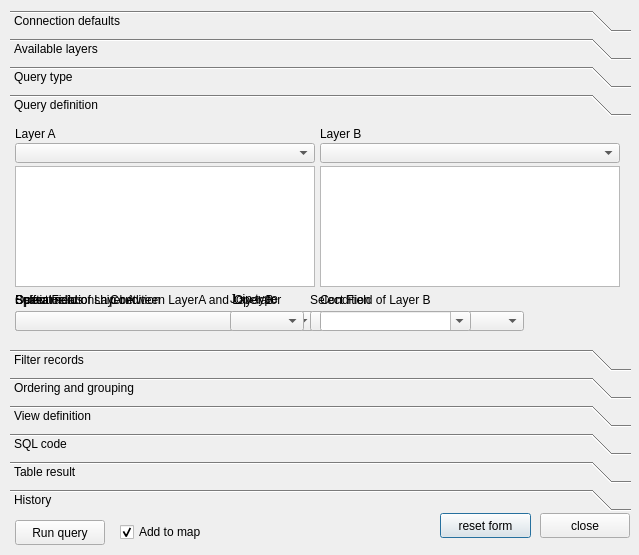
<?xml version="1.0" encoding="UTF-8"?>
<ui version="4.0">
 <class>postgisQueryBuilder</class>
 <widget class="QDialog" name="postgisQueryBuilder">
  <property name="geometry">
   <rect>
    <x>0</x>
    <y>0</y>
    <width>639</width>
    <height>555</height>
   </rect>
  </property>
  <property name="sizePolicy">
   <sizepolicy hsizetype="Ignored" vsizetype="Preferred">
    <horstretch>0</horstretch>
    <verstretch>0</verstretch>
   </sizepolicy>
  </property>
  <property name="windowTitle">
   <string>postgisQueryBuilder</string>
  </property>
  <widget class="QPushButton" name="ButtonReset">
   <property name="geometry">
    <rect>
     <x>440</x>
     <y>513</y>
     <width>91</width>
     <height>25</height>
    </rect>
   </property>
   <property name="text">
    <string>reset form</string>
   </property>
  </widget>
  <widget class="QPushButton" name="ButtonClose">
   <property name="geometry">
    <rect>
     <x>540</x>
     <y>513</y>
     <width>90</width>
     <height>25</height>
    </rect>
   </property>
   <property name="text">
    <string>close</string>
   </property>
  </widget>
  <widget class="QToolBox" name="tabWidget">
   <property name="geometry">
    <rect>
     <x>10</x>
     <y>10</y>
     <width>621</width>
     <height>501</height>
    </rect>
   </property>
   <property name="frameShape">
    <enum>QFrame::NoFrame</enum>
   </property>
   <property name="currentIndex">
    <number>3</number>
   </property>
   <widget class="QWidget" name="ConnectionSlot">
    <property name="geometry">
     <rect>
      <x>0</x>
      <y>0</y>
      <width>621</width>
      <height>231</height>
     </rect>
    </property>
    <attribute name="label">
     <string>Connection defaults</string>
    </attribute>
    <widget class="QComboBox" name="DBSchema">
     <property name="geometry">
      <rect>
       <x>210</x>
       <y>16</y>
       <width>180</width>
       <height>22</height>
      </rect>
     </property>
    </widget>
    <widget class="QLabel" name="DBSchemaLabel">
     <property name="geometry">
      <rect>
       <x>210</x>
       <y>-4</y>
       <width>181</width>
       <height>16</height>
      </rect>
     </property>
     <property name="text">
      <string>Schema</string>
     </property>
    </widget>
    <widget class="QLabel" name="PSQLConnectionLabel">
     <property name="geometry">
      <rect>
       <x>0</x>
       <y>1</y>
       <width>181</width>
       <height>16</height>
      </rect>
     </property>
     <property name="text">
      <string>Postgresql connection</string>
     </property>
    </widget>
    <widget class="QComboBox" name="PSQLConnection">
     <property name="geometry">
      <rect>
       <x>0</x>
       <y>20</y>
       <width>180</width>
       <height>20</height>
      </rect>
     </property>
    </widget>
    <widget class="QLabel" name="KEYFIELDLabel">
     <property name="geometry">
      <rect>
       <x>0</x>
       <y>50</y>
       <width>181</width>
       <height>16</height>
      </rect>
     </property>
     <property name="text">
      <string>Key field</string>
     </property>
    </widget>
    <widget class="QLabel" name="GEOMETRYFIELDLabel">
     <property name="geometry">
      <rect>
       <x>105</x>
       <y>50</y>
       <width>171</width>
       <height>16</height>
      </rect>
     </property>
     <property name="text">
      <string>Geometry field</string>
     </property>
    </widget>
    <widget class="QLineEdit" name="KEYFIELD">
     <property name="geometry">
      <rect>
       <x>0</x>
       <y>68</y>
       <width>90</width>
       <height>20</height>
      </rect>
     </property>
    </widget>
    <widget class="QLineEdit" name="GEOMETRYFIELD">
     <property name="geometry">
      <rect>
       <x>105</x>
       <y>68</y>
       <width>90</width>
       <height>20</height>
      </rect>
     </property>
    </widget>
   </widget>
   <widget class="QWidget" name="availableLayersSlot">
    <attribute name="label">
     <string>Available layers</string>
    </attribute>
    <widget class="QLabel" name="label_2">
     <property name="geometry">
      <rect>
       <x>0</x>
       <y>0</y>
       <width>371</width>
       <height>16</height>
      </rect>
     </property>
     <property name="text">
      <string>Available relations list (T:table V:view M:materialized view)</string>
     </property>
    </widget>
    <widget class="QPushButton" name="GetInfoButton">
     <property name="geometry">
      <rect>
       <x>500</x>
       <y>50</y>
       <width>90</width>
       <height>23</height>
      </rect>
     </property>
     <property name="text">
      <string>Get table</string>
     </property>
    </widget>
    <widget class="QPushButton" name="DeleteButton">
     <property name="geometry">
      <rect>
       <x>500</x>
       <y>80</y>
       <width>90</width>
       <height>23</height>
      </rect>
     </property>
     <property name="text">
      <string>Delete</string>
     </property>
    </widget>
    <widget class="QPushButton" name="RefreshButton">
     <property name="geometry">
      <rect>
       <x>500</x>
       <y>110</y>
       <width>90</width>
       <height>23</height>
      </rect>
     </property>
     <property name="text">
      <string>Refresh</string>
     </property>
    </widget>
    <widget class="QPushButton" name="AddToMapButton">
     <property name="geometry">
      <rect>
       <x>500</x>
       <y>20</y>
       <width>90</width>
       <height>23</height>
      </rect>
     </property>
     <property name="text">
      <string>Add to map</string>
     </property>
    </widget>
    <widget class="QListWidget" name="LayerList">
     <property name="geometry">
      <rect>
       <x>0</x>
       <y>20</y>
       <width>491</width>
       <height>151</height>
      </rect>
     </property>
    </widget>
    <zorder>label_2</zorder>
    <zorder>GetInfoButton</zorder>
    <zorder>DeleteButton</zorder>
    <zorder>AddToMapButton</zorder>
    <zorder>RefreshButton</zorder>
    <zorder>LayerList</zorder>
    <zorder>label_2</zorder>
    <zorder>GetInfoButton</zorder>
    <zorder>DeleteButton</zorder>
    <zorder>RefreshButton</zorder>
    <zorder>AddToMapButton</zorder>
    <zorder>LayerList</zorder>
   </widget>
   <widget class="QWidget" name="queryTypeSlot">
    <property name="geometry">
     <rect>
      <x>0</x>
      <y>0</y>
      <width>621</width>
      <height>231</height>
     </rect>
    </property>
    <attribute name="label">
     <string>Query type</string>
    </attribute>
    <widget class="QLabel" name="Helper">
     <property name="geometry">
      <rect>
       <x>230</x>
       <y>0</y>
       <width>381</width>
       <height>61</height>
      </rect>
     </property>
     <property name="autoFillBackground">
      <bool>false</bool>
     </property>
     <property name="frameShape">
      <enum>QFrame::StyledPanel</enum>
     </property>
     <property name="text">
      <string/>
     </property>
     <property name="alignment">
      <set>Qt::AlignLeading|Qt::AlignLeft|Qt::AlignTop</set>
     </property>
     <property name="wordWrap">
      <bool>true</bool>
     </property>
    </widget>
    <widget class="QLabel" name="label">
     <property name="geometry">
      <rect>
       <x>6</x>
       <y>24</y>
       <width>131</width>
       <height>16</height>
      </rect>
     </property>
     <property name="text">
      <string>Query type</string>
     </property>
     <property name="alignment">
      <set>Qt::AlignLeading|Qt::AlignLeft|Qt::AlignTop</set>
     </property>
    </widget>
    <widget class="QComboBox" name="QueryType">
     <property name="geometry">
      <rect>
       <x>6</x>
       <y>0</y>
       <width>211</width>
       <height>20</height>
      </rect>
     </property>
     <property name="maxVisibleItems">
      <number>20</number>
     </property>
    </widget>
    <widget class="QPushButton" name="ButtonHelp">
     <property name="geometry">
      <rect>
       <x>129</x>
       <y>37</y>
       <width>90</width>
       <height>25</height>
      </rect>
     </property>
     <property name="text">
      <string>Help </string>
     </property>
    </widget>
   </widget>
   <widget class="QWidget" name="queryDefinitionSlot">
    <attribute name="label">
     <string>Query definition</string>
    </attribute>
    <widget class="QLabel" name="CONDITIONLabel">
     <property name="geometry">
      <rect>
       <x>310</x>
       <y>170</y>
       <width>151</width>
       <height>16</height>
      </rect>
     </property>
     <property name="text">
      <string>Condition</string>
     </property>
    </widget>
    <widget class="QLabel" name="LAYERaLabel">
     <property name="geometry">
      <rect>
       <x>5</x>
       <y>4</y>
       <width>151</width>
       <height>16</height>
      </rect>
     </property>
     <property name="text">
      <string>Layer A</string>
     </property>
    </widget>
    <widget class="QLabel" name="JOINLabel">
     <property name="geometry">
      <rect>
       <x>220</x>
       <y>169</y>
       <width>71</width>
       <height>16</height>
      </rect>
     </property>
     <property name="text">
      <string>Join type</string>
     </property>
    </widget>
    <widget class="QLabel" name="SPATIALRELLabel">
     <property name="geometry">
      <rect>
       <x>5</x>
       <y>170</y>
       <width>281</width>
       <height>16</height>
      </rect>
     </property>
     <property name="text">
      <string>Spatial relationship between LayerA and Layer B</string>
     </property>
    </widget>
    <widget class="QLineEdit" name="DISTANCE">
     <property name="geometry">
      <rect>
       <x>100</x>
       <y>189</y>
       <width>113</width>
       <height>20</height>
      </rect>
     </property>
    </widget>
    <widget class="QCheckBox" name="SPATIALRELNOT">
     <property name="geometry">
      <rect>
       <x>310</x>
       <y>189</y>
       <width>50</width>
       <height>18</height>
      </rect>
     </property>
     <property name="sizePolicy">
      <sizepolicy hsizetype="Preferred" vsizetype="Fixed">
       <horstretch>20</horstretch>
       <verstretch>0</verstretch>
      </sizepolicy>
     </property>
     <property name="maximumSize">
      <size>
       <width>50</width>
       <height>16777215</height>
      </size>
     </property>
     <property name="text">
      <string>NOT</string>
     </property>
    </widget>
    <widget class="QComboBox" name="LAYERa">
     <property name="geometry">
      <rect>
       <x>5</x>
       <y>21</y>
       <width>300</width>
       <height>20</height>
      </rect>
     </property>
    </widget>
    <widget class="QLineEdit" name="BUFFERRADIUS">
     <property name="geometry">
      <rect>
       <x>5</x>
       <y>189</y>
       <width>170</width>
       <height>20</height>
      </rect>
     </property>
    </widget>
    <widget class="QLabel" name="DISTANCELabel">
     <property name="geometry">
      <rect>
       <x>100</x>
       <y>170</y>
       <width>151</width>
       <height>16</height>
      </rect>
     </property>
     <property name="text">
      <string>Condition</string>
     </property>
    </widget>
    <widget class="QListWidget" name="fieldsListA">
     <property name="geometry">
      <rect>
       <x>5</x>
       <y>44</y>
       <width>300</width>
       <height>121</height>
      </rect>
     </property>
     <property name="minimumSize">
      <size>
       <width>150</width>
       <height>0</height>
      </size>
     </property>
    </widget>
    <widget class="QComboBox" name="FIELD">
     <property name="geometry">
      <rect>
       <x>5</x>
       <y>189</y>
       <width>214</width>
       <height>20</height>
      </rect>
     </property>
    </widget>
    <widget class="QListWidget" name="fieldsListB">
     <property name="geometry">
      <rect>
       <x>310</x>
       <y>44</y>
       <width>300</width>
       <height>121</height>
      </rect>
     </property>
     <property name="sizePolicy">
      <sizepolicy hsizetype="Expanding" vsizetype="Expanding">
       <horstretch>0</horstretch>
       <verstretch>0</verstretch>
      </sizepolicy>
     </property>
     <property name="minimumSize">
      <size>
       <width>0</width>
       <height>0</height>
      </size>
     </property>
     <property name="maximumSize">
      <size>
       <width>16777215</width>
       <height>25000</height>
      </size>
     </property>
    </widget>
    <widget class="QLabel" name="FIELDbLabel">
     <property name="geometry">
      <rect>
       <x>300</x>
       <y>170</y>
       <width>201</width>
       <height>16</height>
      </rect>
     </property>
     <property name="text">
      <string>Select Field of Layer B</string>
     </property>
    </widget>
    <widget class="QLabel" name="BUFFERRADIUSLabel">
     <property name="geometry">
      <rect>
       <x>5</x>
       <y>170</y>
       <width>281</width>
       <height>16</height>
      </rect>
     </property>
     <property name="text">
      <string>Buffer radius</string>
     </property>
    </widget>
    <widget class="QComboBox" name="OPERATOR">
     <property name="geometry">
      <rect>
       <x>224</x>
       <y>189</y>
       <width>81</width>
       <height>20</height>
      </rect>
     </property>
    </widget>
    <widget class="QComboBox" name="DISTANCEOP">
     <property name="geometry">
      <rect>
       <x>5</x>
       <y>189</y>
       <width>81</width>
       <height>20</height>
      </rect>
     </property>
    </widget>
    <widget class="QLabel" name="FIELDLabel">
     <property name="geometry">
      <rect>
       <x>5</x>
       <y>170</y>
       <width>201</width>
       <height>16</height>
      </rect>
     </property>
     <property name="text">
      <string>Select Field of Layer A</string>
     </property>
    </widget>
    <widget class="QLabel" name="LAYERbLabel">
     <property name="geometry">
      <rect>
       <x>310</x>
       <y>4</y>
       <width>161</width>
       <height>16</height>
      </rect>
     </property>
     <property name="text">
      <string>Layer B</string>
     </property>
    </widget>
    <widget class="QComboBox" name="SPATIALREL">
     <property name="geometry">
      <rect>
       <x>5</x>
       <y>189</y>
       <width>300</width>
       <height>20</height>
      </rect>
     </property>
    </widget>
    <widget class="QComboBox" name="LAYERb">
     <property name="geometry">
      <rect>
       <x>310</x>
       <y>21</y>
       <width>300</width>
       <height>20</height>
      </rect>
     </property>
    </widget>
    <widget class="QLabel" name="OPERATORLabel">
     <property name="geometry">
      <rect>
       <x>224</x>
       <y>170</y>
       <width>98</width>
       <height>16</height>
      </rect>
     </property>
     <property name="text">
      <string>Operator</string>
     </property>
    </widget>
    <widget class="QComboBox" name="FIELDb">
     <property name="geometry">
      <rect>
       <x>300</x>
       <y>189</y>
       <width>214</width>
       <height>20</height>
      </rect>
     </property>
    </widget>
    <widget class="QComboBox" name="JOIN">
     <property name="geometry">
      <rect>
       <x>220</x>
       <y>189</y>
       <width>74</width>
       <height>20</height>
      </rect>
     </property>
    </widget>
    <widget class="QPushButton" name="queryReadyButton">
     <property name="geometry">
      <rect>
       <x>570</x>
       <y>174</y>
       <width>35</width>
       <height>35</height>
      </rect>
     </property>
     <property name="text">
      <string/>
     </property>
     <property name="icon">
      <iconset>
       <normaloff>querybuilderlogo.png</normaloff>querybuilderlogo.png</iconset>
     </property>
     <property name="iconSize">
      <size>
       <width>30</width>
       <height>30</height>
      </size>
     </property>
     <property name="flat">
      <bool>true</bool>
     </property>
    </widget>
    <widget class="QComboBox" name="CONDITION">
     <property name="geometry">
      <rect>
       <x>310</x>
       <y>189</y>
       <width>151</width>
       <height>20</height>
      </rect>
     </property>
     <property name="editable">
      <bool>true</bool>
     </property>
    </widget>
    <widget class="QLabel" name="DISTANCEOPLabel">
     <property name="geometry">
      <rect>
       <x>5</x>
       <y>170</y>
       <width>98</width>
       <height>16</height>
      </rect>
     </property>
     <property name="text">
      <string>Operator</string>
     </property>
    </widget>
   </widget>
   <widget class="QWidget" name="filterRecordSlot">
    <attribute name="label">
     <string>Filter records</string>
    </attribute>
   </widget>
   <widget class="QWidget" name="orderingGroupingSlot">
    <attribute name="label">
     <string>Ordering and grouping</string>
    </attribute>
   </widget>
   <widget class="QWidget" name="viewDefinitionSlot">
    <attribute name="label">
     <string>View definition</string>
    </attribute>
    <widget class="QCheckBox" name="checkCreateView">
     <property name="geometry">
      <rect>
       <x>5</x>
       <y>0</y>
       <width>81</width>
       <height>18</height>
      </rect>
     </property>
     <property name="text">
      <string>As view</string>
     </property>
    </widget>
    <widget class="QCheckBox" name="checkMaterialized">
     <property name="geometry">
      <rect>
       <x>90</x>
       <y>0</y>
       <width>111</width>
       <height>18</height>
      </rect>
     </property>
     <property name="text">
      <string>Materialized</string>
     </property>
    </widget>
   </widget>
   <widget class="QWidget" name="SqlCodeSlot">
    <attribute name="label">
     <string>SQL code</string>
    </attribute>
    <widget class="QTextEdit" name="QueryResult">
     <property name="geometry">
      <rect>
       <x>0</x>
       <y>50</y>
       <width>605</width>
       <height>161</height>
      </rect>
     </property>
    </widget>
    <widget class="QLineEdit" name="QueryName">
     <property name="geometry">
      <rect>
       <x>0</x>
       <y>20</y>
       <width>601</width>
       <height>20</height>
      </rect>
     </property>
    </widget>
   </widget>
   <widget class="QWidget" name="tableResultSlot">
    <attribute name="label">
     <string>Table result</string>
    </attribute>
    <widget class="QTableWidget" name="TableResult">
     <property name="geometry">
      <rect>
       <x>0</x>
       <y>0</y>
       <width>621</width>
       <height>201</height>
      </rect>
     </property>
     <property name="sortingEnabled">
      <bool>true</bool>
     </property>
     <attribute name="horizontalHeaderMinimumSectionSize">
      <number>25</number>
     </attribute>
     <attribute name="verticalHeaderDefaultSectionSize">
      <number>25</number>
     </attribute>
    </widget>
   </widget>
   <widget class="QWidget" name="historySlot">
    <attribute name="label">
     <string>History</string>
    </attribute>
    <widget class="QPlainTextEdit" name="historyLog">
     <property name="geometry">
      <rect>
       <x>0</x>
       <y>0</y>
       <width>621</width>
       <height>201</height>
      </rect>
     </property>
     <property name="readOnly">
      <bool>true</bool>
     </property>
    </widget>
   </widget>
  </widget>
  <widget class="QCheckBox" name="AddToMap">
   <property name="geometry">
    <rect>
     <x>120</x>
     <y>523</y>
     <width>116</width>
     <height>18</height>
    </rect>
   </property>
   <property name="text">
    <string>Add to map</string>
   </property>
   <property name="checked">
    <bool>true</bool>
   </property>
  </widget>
  <widget class="QPushButton" name="ButtonRun">
   <property name="geometry">
    <rect>
     <x>15</x>
     <y>520</y>
     <width>90</width>
     <height>25</height>
    </rect>
   </property>
   <property name="text">
    <string>Run query</string>
   </property>
  </widget>
 </widget>
 <resources/>
 <connections/>
</ui>
